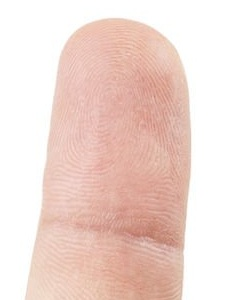
#> input picture fingerprint/finger2.jpg, 250 x 300 px, found by its file name
$ python fingerprint.py
#> lines starting #> are read from the running program, lines starting #| are printed output that depends on the picture; after the words box and inside, x2 and y2 are one past the last pixel; in counts of white or black regions, pixels touching at a corner belong together
import cv2 as cv
import numpy as np

im = cv.imread('fingerprint/finger2.jpg' , cv.IMREAD_COLOR)
#> im is the input picture: shape (300, 250, 3); mean B, G, R 211.7, 218.7, 240.6
image = cv.cvtColor(im , cv.COLOR_BGR2GRAY)
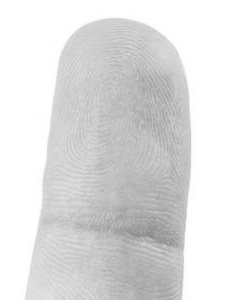
#> image: shape (300, 250); min 136, max 255, mean 224.5
#image_gray = cv.cvtColor(image , cv.COLOR_BGR2GRAY)
tresh = cv.adaptiveThreshold(image , 255 , cv.ADAPTIVE_THRESH_GAUSSIAN_C , cv.THRESH_BINARY ,15 ,0.5)
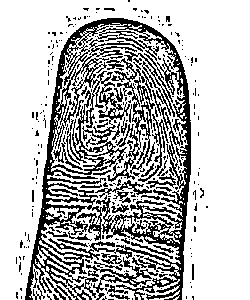
#> tresh: shape (300, 250); 73.6% white; black in thin lines or dots, all inside (x1, y1, x2, y2) = (16, 0, 208, 300)
print(tresh.shape)
#| (300, 250)
T = cv.resize(tresh , (500 , 600))
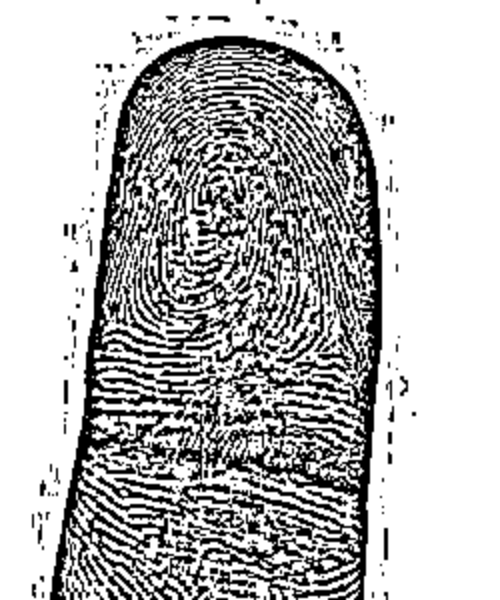
#> T: shape (600, 500); min 0, max 255, mean 187.8

#image2 = cv.imread('photo_2024-12-16_15-18-18.jpg' , cv.IMREAD_UNCHANGED)
#cv.line(image , (0,0) ,(1000,1000) , (55,255,0) , thickness=5)
#cv.putText(image ,"BCD" ,(200 , 200) , cv.FONT_HERSHEY_TRIPLEX,3 ,(0 , 250 ,250))


cv.imshow('result' , T)
cv.waitKey(0)
cv.destroyAllWindows()

$ run again, with fingerprint/finger.jpg copied over fingerprint/finger2.jpg
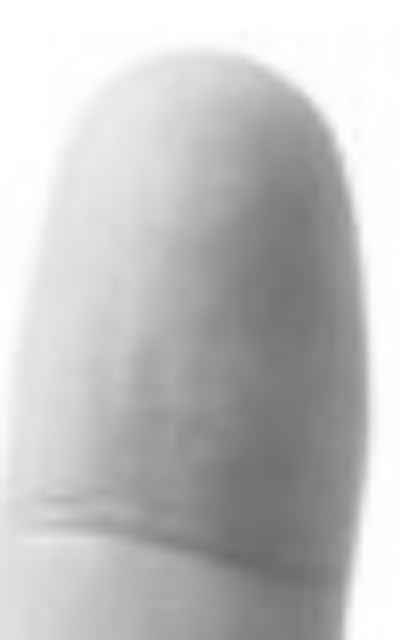
#> input picture fingerprint/finger.jpg, 400 x 640 px, found by its file name
#> im is the input picture: shape (640, 400, 3); min 106, max 255, mean 193.3
#> `tresh = cv.adaptiveThreshold(image , 255 , cv.ADAPTIVE_THRESH_GAUSSIAN..`:
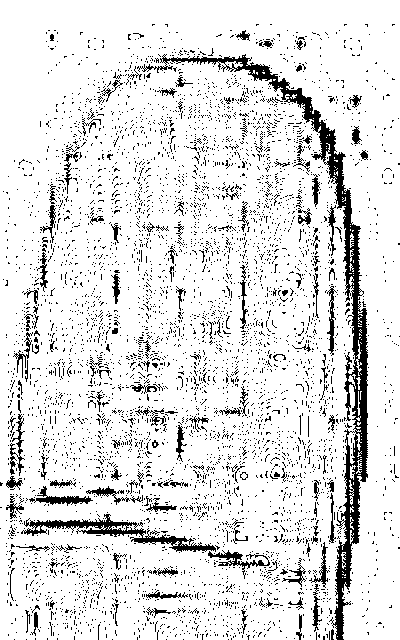
#> tresh: shape (640, 400); 88% white; 5162 black regions (5013 under 20 px), largest, box (x1, y1, x2, y2) and area: (137, 54, 368, 640) 7867, (21, 514, 216, 552) 1646, (208, 550, 270, 579) 409
#| (640, 400)
#> `T = cv.resize(tresh , (500 , 600))`:
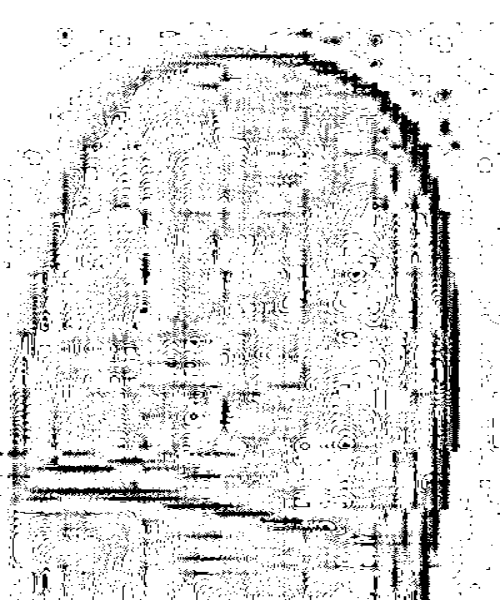
#> T: shape (600, 500); min 0, max 255, mean 224.3

$ run again, with fingerprint/z.jpg copied over fingerprint/finger2.jpg
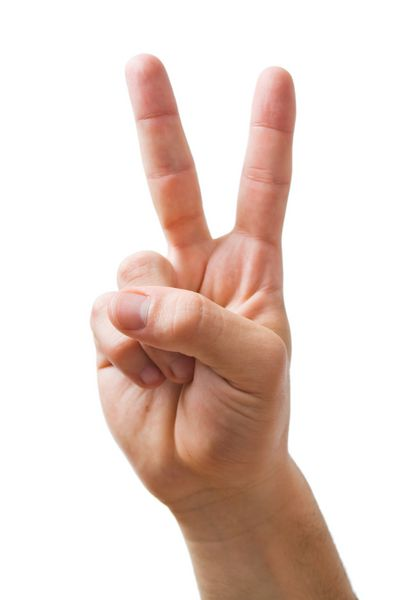
#> input picture fingerprint/z.jpg, 400 x 600 px, found by its file name
#> im is the input picture: shape (600, 400, 3); mean B, G, R 207.3, 214.6, 231.7
#> `tresh = cv.adaptiveThreshold(image , 255 , cv.ADAPTIVE_THRESH_GAUSSIAN..`:
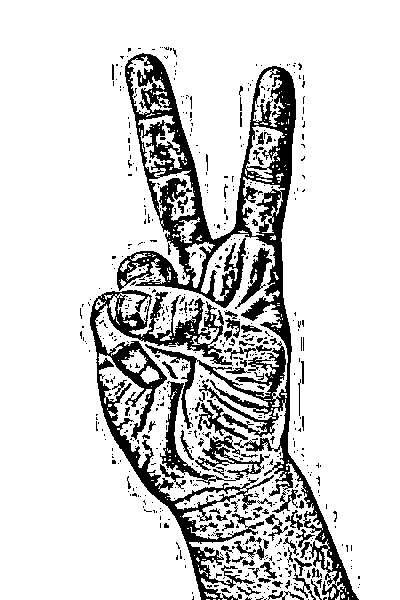
#> tresh: shape (600, 400); 83.7% white; 632 black regions (548 under 20 px), largest, box (x1, y1, x2, y2) and area: (117, 53, 359, 600) 20214, (90, 290, 274, 600) 9417, (160, 381, 264, 485) 1907
#| (600, 400)
#> `T = cv.resize(tresh , (500 , 600))`:
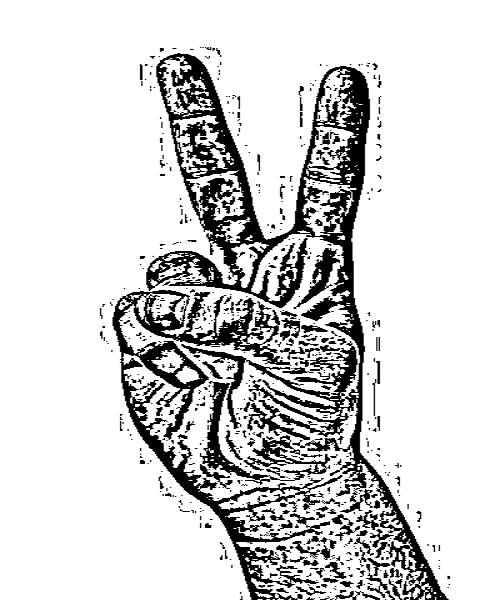
#> T: shape (600, 500); min 0, max 255, mean 213.5
